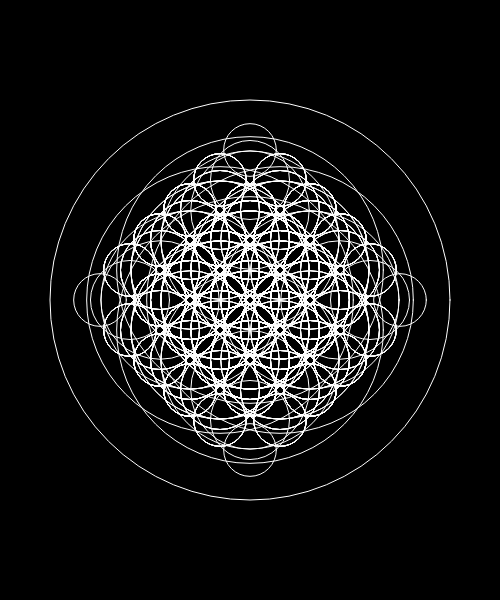
Frame 1 (no input)
Frame 2 (the mouse pressed at the canvas centre, redrawn once): identical to frame 1, image omitted

The p5.js sketch that drew this single still picture (run headless with seeded random() and noise() and a simulated clock; the mouse was pressed at the canvas centre and the sketch redrawn once):

// p5.js sketch
// ── sketch.js
var c = 0;
function setup() {
  createCanvas(500, 600);
  background(0);
  noFill();
  stroke(255);
  drawCircle(width / 2, height / 2, 400);
  
  print(c);
}

function draw() {
  noLoop();
  
}

function drawCircle(x, y, dia) {
  ellipse(x, y, dia, dia);

  dia = dia * 2 / 3;
  //recursive function
  if (dia > 40) { // give it an end! or it never ends and crushes.
    drawCircle(x, y - 30, dia);    
    drawCircle(x, y + 30, dia);
    drawCircle(x - 30, y, dia);
    drawCircle(x + 30, y, dia);
  }
  
  c += 1;
}
